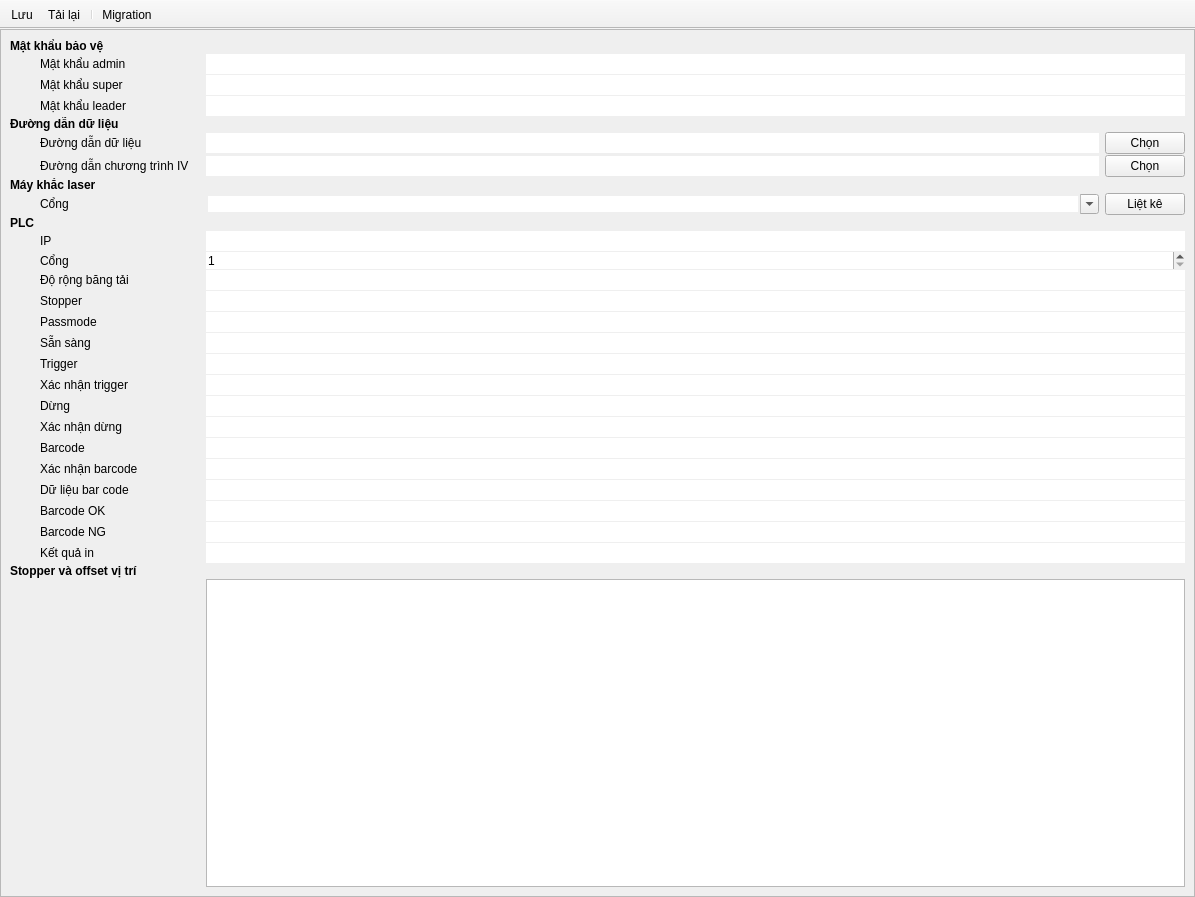
<?xml version="1.0" encoding="UTF-8"?>
<ui version="4.0">
 <class>SettingsWindow</class>
 <widget class="QMainWindow" name="SettingsWindow">
  <property name="geometry">
   <rect>
    <x>0</x>
    <y>0</y>
    <width>1195</width>
    <height>897</height>
   </rect>
  </property>
  <property name="windowTitle">
   <string>MainWindow</string>
  </property>
  <property name="toolButtonStyle">
   <enum>Qt::ToolButtonStyle::ToolButtonTextBesideIcon</enum>
  </property>
  <widget class="XWidget" name="centralwidget">
   <layout class="QGridLayout" name="gridLayout">
    <property name="leftMargin">
     <number>0</number>
    </property>
    <property name="topMargin">
     <number>0</number>
    </property>
    <property name="rightMargin">
     <number>0</number>
    </property>
    <property name="bottomMargin">
     <number>0</number>
    </property>
    <item row="0" column="0">
     <widget class="XScrollArea" name="scrollArea">
      <property name="minimumSize">
       <size>
        <width>0</width>
        <height>300</height>
       </size>
      </property>
      <property name="widgetResizable">
       <bool>true</bool>
      </property>
      <widget class="XWidget" name="scrollAreaWidgetContents">
       <property name="geometry">
        <rect>
         <x>0</x>
         <y>0</y>
         <width>1193</width>
         <height>861</height>
        </rect>
       </property>
       <layout class="QGridLayout" name="gridLayout_7">
        <property name="verticalSpacing">
         <number>1</number>
        </property>
        <item row="26" column="0" colspan="3">
         <widget class="XLabel" name="label_26">
          <property name="font">
           <font>
            <bold>true</bold>
           </font>
          </property>
          <property name="text">
           <string>Stopper và offset vị trí</string>
          </property>
         </widget>
        </item>
        <item row="22" column="1">
         <widget class="XLabel" name="label_17">
          <property name="text">
           <string>Dữ liệu bar code</string>
          </property>
         </widget>
        </item>
        <item row="6" column="1">
         <widget class="XLabel" name="label_22">
          <property name="text">
           <string>Đường dẫn chương trình IV</string>
          </property>
         </widget>
        </item>
        <item row="25" column="1">
         <widget class="XLabel" name="label_19">
          <property name="text">
           <string>Kết quả in</string>
          </property>
         </widget>
        </item>
        <item row="23" column="1">
         <widget class="XLabel" name="label_18">
          <property name="text">
           <string>Barcode OK</string>
          </property>
         </widget>
        </item>
        <item row="1" column="1">
         <widget class="XLabel" name="label_24">
          <property name="text">
           <string>Mật khẩu admin</string>
          </property>
         </widget>
        </item>
        <item row="0" column="0" colspan="3">
         <widget class="XLabel" name="label_23">
          <property name="font">
           <font>
            <bold>true</bold>
           </font>
          </property>
          <property name="text">
           <string>Mật khẩu bảo vệ</string>
          </property>
         </widget>
        </item>
        <item row="17" column="1">
         <widget class="XLabel" name="label_12">
          <property name="text">
           <string>Xác nhận trigger</string>
          </property>
         </widget>
        </item>
        <item row="8" column="2">
         <widget class="XComboBox" name="cbxLaserPort">
          <property name="sizePolicy">
           <sizepolicy hsizetype="Expanding" vsizetype="Fixed">
            <horstretch>0</horstretch>
            <verstretch>0</verstretch>
           </sizepolicy>
          </property>
          <property name="minimumSize">
           <size>
            <width>150</width>
            <height>0</height>
           </size>
          </property>
          <property name="editable">
           <bool>true</bool>
          </property>
          <property name="frame">
           <bool>false</bool>
          </property>
         </widget>
        </item>
        <item row="2" column="1">
         <widget class="XLabel" name="label_11">
          <property name="text">
           <string>Mật khẩu super</string>
          </property>
         </widget>
        </item>
        <item row="10" column="1">
         <widget class="XLabel" name="label_2">
          <property name="minimumSize">
           <size>
            <width>160</width>
            <height>0</height>
           </size>
          </property>
          <property name="text">
           <string>IP</string>
          </property>
         </widget>
        </item>
        <item row="18" column="1">
         <widget class="XLabel" name="label_13">
          <property name="text">
           <string>Dừng</string>
          </property>
         </widget>
        </item>
        <item row="24" column="1">
         <widget class="XLabel" name="label_20">
          <property name="text">
           <string>Barcode NG</string>
          </property>
         </widget>
        </item>
        <item row="16" column="1">
         <widget class="XLabel" name="label_9">
          <property name="text">
           <string>Trigger</string>
          </property>
         </widget>
        </item>
        <item row="5" column="2">
         <widget class="XLineEdit" name="txtDatabasePath">
          <property name="frame">
           <bool>false</bool>
          </property>
          <property name="readOnly">
           <bool>true</bool>
          </property>
         </widget>
        </item>
        <item row="15" column="1">
         <widget class="XLabel" name="label_8">
          <property name="text">
           <string>Sẵn sàng</string>
          </property>
         </widget>
        </item>
        <item row="12" column="1">
         <widget class="XLabel" name="label_4">
          <property name="text">
           <string>Độ rộng băng tải</string>
          </property>
         </widget>
        </item>
        <item row="21" column="1">
         <widget class="XLabel" name="label_16">
          <property name="text">
           <string>Xác nhận barcode</string>
          </property>
         </widget>
        </item>
        <item row="5" column="1">
         <widget class="XLabel" name="label_10">
          <property name="text">
           <string>Đường dẫn dữ liệu</string>
          </property>
         </widget>
        </item>
        <item row="11" column="1">
         <widget class="XLabel" name="label_3">
          <property name="minimumSize">
           <size>
            <width>160</width>
            <height>0</height>
           </size>
          </property>
          <property name="text">
           <string>Cổng</string>
          </property>
         </widget>
        </item>
        <item row="13" column="1">
         <widget class="XLabel" name="label_5">
          <property name="text">
           <string>Stopper</string>
          </property>
         </widget>
        </item>
        <item row="8" column="1">
         <widget class="XLabel" name="label_7">
          <property name="minimumSize">
           <size>
            <width>160</width>
            <height>0</height>
           </size>
          </property>
          <property name="text">
           <string>Cổng</string>
          </property>
         </widget>
        </item>
        <item row="19" column="1">
         <widget class="XLabel" name="label_14">
          <property name="text">
           <string>Xác nhận dừng</string>
          </property>
         </widget>
        </item>
        <item row="4" column="0" colspan="3">
         <widget class="XLabel" name="label_21">
          <property name="font">
           <font>
            <bold>true</bold>
           </font>
          </property>
          <property name="text">
           <string>Đường dẫn dữ liệu</string>
          </property>
         </widget>
        </item>
        <item row="14" column="1">
         <widget class="XLabel" name="label_6">
          <property name="text">
           <string>Passmode</string>
          </property>
         </widget>
        </item>
        <item row="7" column="0" colspan="4">
         <widget class="XLabel" name="label">
          <property name="font">
           <font>
            <bold>true</bold>
           </font>
          </property>
          <property name="text">
           <string>Máy khắc laser</string>
          </property>
         </widget>
        </item>
        <item row="6" column="2">
         <widget class="XLineEdit" name="txtIVDir">
          <property name="frame">
           <bool>false</bool>
          </property>
          <property name="readOnly">
           <bool>true</bool>
          </property>
         </widget>
        </item>
        <item row="1" column="0">
         <widget class="XWidget" name="widget" native="true">
          <property name="minimumSize">
           <size>
            <width>24</width>
            <height>0</height>
           </size>
          </property>
         </widget>
        </item>
        <item row="20" column="1">
         <widget class="XLabel" name="label_15">
          <property name="text">
           <string>Barcode</string>
          </property>
         </widget>
        </item>
        <item row="9" column="0" colspan="3">
         <widget class="XLabel" name="label_25">
          <property name="font">
           <font>
            <bold>true</bold>
           </font>
          </property>
          <property name="text">
           <string>PLC</string>
          </property>
         </widget>
        </item>
        <item row="3" column="1">
         <widget class="XLabel" name="label_27">
          <property name="text">
           <string>Mật khẩu leader</string>
          </property>
         </widget>
        </item>
        <item row="5" column="3">
         <widget class="XPushButton" name="btnBrowseData">
          <property name="text">
           <string>Chọn</string>
          </property>
         </widget>
        </item>
        <item row="6" column="3">
         <widget class="XPushButton" name="btnBrowseIV">
          <property name="text">
           <string>Chọn</string>
          </property>
         </widget>
        </item>
        <item row="8" column="3">
         <widget class="XPushButton" name="btnEnumCOM">
          <property name="text">
           <string>Liệt kê</string>
          </property>
         </widget>
        </item>
        <item row="1" column="2" colspan="2">
         <widget class="XLineEdit" name="txtAdminPassword">
          <property name="frame">
           <bool>false</bool>
          </property>
         </widget>
        </item>
        <item row="2" column="2" colspan="2">
         <widget class="XLineEdit" name="txtSuperPassword">
          <property name="frame">
           <bool>false</bool>
          </property>
         </widget>
        </item>
        <item row="3" column="2" colspan="2">
         <widget class="XLineEdit" name="txtLeaderPassword">
          <property name="frame">
           <bool>false</bool>
          </property>
         </widget>
        </item>
        <item row="10" column="2" colspan="2">
         <widget class="XLineEdit" name="txtPLCIP">
          <property name="minimumSize">
           <size>
            <width>150</width>
            <height>0</height>
           </size>
          </property>
          <property name="frame">
           <bool>false</bool>
          </property>
         </widget>
        </item>
        <item row="11" column="2" colspan="2">
         <widget class="XSpinBox" name="spxPLCPort">
          <property name="frame">
           <bool>false</bool>
          </property>
          <property name="minimum">
           <number>1</number>
          </property>
          <property name="maximum">
           <number>65535</number>
          </property>
         </widget>
        </item>
        <item row="12" column="2" colspan="2">
         <widget class="XLineEdit" name="txtRegCvWidth">
          <property name="frame">
           <bool>false</bool>
          </property>
         </widget>
        </item>
        <item row="13" column="2" colspan="2">
         <widget class="XLineEdit" name="txtRegStopper">
          <property name="frame">
           <bool>false</bool>
          </property>
         </widget>
        </item>
        <item row="14" column="2" colspan="2">
         <widget class="XLineEdit" name="txtRegPassMode">
          <property name="frame">
           <bool>false</bool>
          </property>
         </widget>
        </item>
        <item row="15" column="2" colspan="2">
         <widget class="XLineEdit" name="txtRegSWReady">
          <property name="frame">
           <bool>false</bool>
          </property>
         </widget>
        </item>
        <item row="16" column="2" colspan="2">
         <widget class="XLineEdit" name="txtRegTrigger">
          <property name="frame">
           <bool>false</bool>
          </property>
         </widget>
        </item>
        <item row="17" column="2" colspan="2">
         <widget class="XLineEdit" name="txtRegTriggerConfirm">
          <property name="frame">
           <bool>false</bool>
          </property>
         </widget>
        </item>
        <item row="18" column="2" colspan="2">
         <widget class="XLineEdit" name="txtRegStop">
          <property name="frame">
           <bool>false</bool>
          </property>
         </widget>
        </item>
        <item row="19" column="2" colspan="2">
         <widget class="XLineEdit" name="txtRegStopConfirm">
          <property name="frame">
           <bool>false</bool>
          </property>
         </widget>
        </item>
        <item row="20" column="2" colspan="2">
         <widget class="XLineEdit" name="txtRegBarCode">
          <property name="frame">
           <bool>false</bool>
          </property>
         </widget>
        </item>
        <item row="21" column="2" colspan="2">
         <widget class="XLineEdit" name="txtRegBarcodeConfirm">
          <property name="frame">
           <bool>false</bool>
          </property>
         </widget>
        </item>
        <item row="22" column="2" colspan="2">
         <widget class="XLineEdit" name="txtRegBarcodeData">
          <property name="frame">
           <bool>false</bool>
          </property>
         </widget>
        </item>
        <item row="23" column="2" colspan="2">
         <widget class="XLineEdit" name="txtRegBarcodeOK">
          <property name="frame">
           <bool>false</bool>
          </property>
         </widget>
        </item>
        <item row="24" column="2" colspan="2">
         <widget class="XLineEdit" name="txtRegBarcodeNG">
          <property name="frame">
           <bool>false</bool>
          </property>
         </widget>
        </item>
        <item row="25" column="2" colspan="2">
         <widget class="XLineEdit" name="txtRegPrintRes">
          <property name="frame">
           <bool>false</bool>
          </property>
         </widget>
        </item>
        <item row="27" column="2" colspan="2">
         <widget class="NxTableView" name="tbvStoppers">
          <attribute name="verticalHeaderMinimumSectionSize">
           <number>24</number>
          </attribute>
          <attribute name="verticalHeaderDefaultSectionSize">
           <number>24</number>
          </attribute>
         </widget>
        </item>
       </layout>
      </widget>
     </widget>
    </item>
   </layout>
  </widget>
  <widget class="XToolBar" name="toolBar">
   <property name="windowTitle">
    <string>toolBar</string>
   </property>
   <property name="movable">
    <bool>false</bool>
   </property>
   <property name="iconSize">
    <size>
     <width>24</width>
     <height>24</height>
    </size>
   </property>
   <property name="toolButtonStyle">
    <enum>Qt::ToolButtonStyle::ToolButtonTextBesideIcon</enum>
   </property>
   <attribute name="toolBarArea">
    <enum>TopToolBarArea</enum>
   </attribute>
   <attribute name="toolBarBreak">
    <bool>false</bool>
   </attribute>
   <addaction name="actionSave"/>
   <addaction name="actionLoad"/>
   <addaction name="separator"/>
   <addaction name="actionMigration"/>
  </widget>
  <action name="actionSave">
   <property name="icon">
    <iconset resource="../Assets/Icons/icons.qrc">
     <normaloff>:/save_48px.png</normaloff>:/save_48px.png</iconset>
   </property>
   <property name="text">
    <string>Lưu</string>
   </property>
  </action>
  <action name="actionLoad">
   <property name="icon">
    <iconset resource="../Assets/Icons/icons.qrc">
     <normaloff>:/reset_48px.png</normaloff>:/reset_48px.png</iconset>
   </property>
   <property name="text">
    <string>Tải lại</string>
   </property>
  </action>
  <action name="actionMigration">
   <property name="icon">
    <iconset resource="../Assets/Icons/icons.qrc">
     <normaloff>:/database.png</normaloff>:/database.png</iconset>
   </property>
   <property name="text">
    <string>Migration</string>
   </property>
   <property name="menuRole">
    <enum>QAction::MenuRole::TextHeuristicRole</enum>
   </property>
  </action>
 </widget>
 <customwidgets>
  <customwidget>
   <class>NxTableView</class>
   <extends>QTableView</extends>
   <header>NxTableView.h</header>
  </customwidget>
  <customwidget>
   <class>XLabel</class>
   <extends>QLabel</extends>
   <header>XLabel.h</header>
  </customwidget>
  <customwidget>
   <class>XLineEdit</class>
   <extends>QLineEdit</extends>
   <header>XLineEdit.h</header>
  </customwidget>
  <customwidget>
   <class>XWidget</class>
   <extends>QWidget</extends>
   <header>XWidget.h</header>
   <container>1</container>
  </customwidget>
  <customwidget>
   <class>XPushButton</class>
   <extends>QPushButton</extends>
   <header>XPushButton.h</header>
  </customwidget>
  <customwidget>
   <class>XComboBox</class>
   <extends>QComboBox</extends>
   <header>XComboBox.h</header>
  </customwidget>
  <customwidget>
   <class>XToolBar</class>
   <extends>QToolBar</extends>
   <header>XToolBar.h</header>
   <container>1</container>
  </customwidget>
  <customwidget>
   <class>XSpinBox</class>
   <extends>QSpinBox</extends>
   <header>XSpinBox.h</header>
  </customwidget>
  <customwidget>
   <class>XScrollArea</class>
   <extends>QScrollArea</extends>
   <header>XScrollArea.h</header>
   <container>1</container>
  </customwidget>
 </customwidgets>
 <resources>
  <include location="../Assets/Icons/icons.qrc"/>
 </resources>
 <connections/>
</ui>
